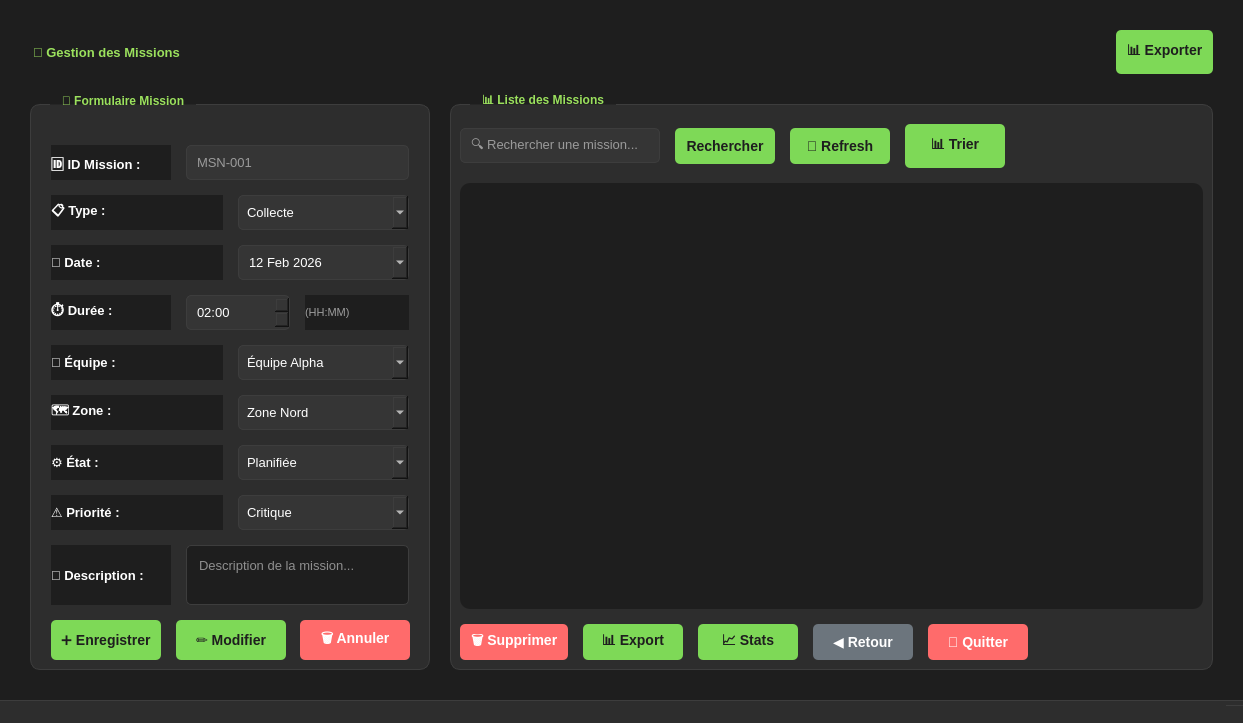
<?xml version="1.0" encoding="UTF-8"?>
<ui version="4.0">
 <class>GestionMission</class>
 <widget class="QMainWindow" name="GestionMission">
  <property name="geometry">
   <rect>
    <x>0</x>
    <y>0</y>
    <width>1243</width>
    <height>657</height>
   </rect>
  </property>
  <property name="windowTitle">
   <string>Gestion des Missions</string>
  </property>
  <property name="styleSheet">
   <string notr="true">
    /* Style principal - Fond noir */
    QMainWindow {
        background-color: #1E1E1E;
    }

    QWidget#centralwidget {
        background-color: #1E1E1E;
    }

    /* Style de la sidebar */
    #sidebar {
        background-color: #2D2D2D;
        border-right: 1px solid #3D3D3D;
    }

    #sidebar QPushButton {
        background: transparent;
        border: none;
        padding: 12px;
        text-align: left;
        font-size: 14px;
        color: #FFFFFF;
        border-radius: 5px;
        margin: 2px 8px;
    }

    #sidebar QPushButton:hover {
        background-color: #9BE15D;
        color: #1E1E1E;
    }

    #sidebar QLabel {
        color: #9BE15D;
        font-weight: bold;
        padding-left: 12px;
        padding-top: 15px;
    }

    #sidebar QLabel#labelTitleSidebar {
        color: #FFFFFF;
        font-size: 16px;
        padding: 20px 12px;
        border-bottom: 1px solid #3D3D3D;
    }

    /* Style des groupes */
    QGroupBox {
        font-weight: bold;
        border: 1px solid #3D3D3D;
        border-radius: 10px;
        margin-top: 10px;
        padding-top: 10px;
        background-color: #2D2D2D;
        color: #FFFFFF;
    }

    QGroupBox::title {
        subcontrol-origin: margin;
        left: 20px;
        padding: 0 10px 0 10px;
        color: #9BE15D;
    }

    /* Style des tableaux */
    QTableView, QTableWidget {
        background-color: #2D2D2D;
        border-radius: 10px;
        gridline-color: #3D3D3D;
        selection-background-color: #9BE15D;
        selection-color: #1E1E1E;
        alternate-background-color: #353535;
        color: #FFFFFF;
    }

    QTableView::item:hover, QTableWidget::item:hover {
        background-color: rgba(155, 225, 93, 0.3);
    }

    QTableView::item, QTableWidget::item {
        padding: 5px;
        border-bottom: 1px solid #3D3D3D;
    }

    /* Style des en-têtes de tableau */
    QHeaderView::section {
        background-color: #1E1E1E;
        color: #9BE15D;
        padding: 10px;
        font-weight: bold;
        border: none;
        border-bottom: 2px solid #9BE15D;
    }

    /* Style des boutons */
    QPushButton {
        background-color: #7ED957;
        color: #1E1E1E;
        border-radius: 5px;
        padding: 10px;
        font-size: 14px;
        font-weight: bold;
        border: none;
    }

    QPushButton:hover {
        background-color: #6AC94F;
    }

    QPushButton.btnDanger {
        background-color: #FF6B6B;
        color: white;
    }

    QPushButton.btnDanger:hover {
        background-color: #FF5252;
    }

    QPushButton#btnLogout {
        background-color: transparent;
        color: #FF6B6B;
        border: 1px solid #FF6B6B;
    }

    QPushButton#btnLogout:hover {
        background-color: #FF6B6B;
        color: white;
    }

    /* Style des labels */
    QLabel {
        color: #FFFFFF;
        font-size: 13px;
    }

    QLabel[bold="true"] {
        font-weight: bold;
        color: #9BE15D;
    }

    /* Style des champs de saisie */
    QLineEdit, QSpinBox, QDoubleSpinBox, QComboBox, QDateEdit, QTimeEdit, QTextEdit {
        border: 1px solid #3D3D3D;
        border-radius: 5px;
        padding: 8px;
        background-color: #353535;
        color: #FFFFFF;
        font-size: 13px;
    }

    QLineEdit:focus, QSpinBox:focus, QDoubleSpinBox:focus, QComboBox:focus, QDateEdit:focus, QTimeEdit:focus, QTextEdit:focus {
        border: 1px solid #9BE15D;
        background-color: #404040;
    }

    QLineEdit:hover, QSpinBox:hover, QDoubleSpinBox:hover, QComboBox:hover, QDateEdit:hover, QTimeEdit:hover, QTextEdit:hover {
        border: 1px solid #9BE15D;
    }

    /* Style des combobox dropdown */
    QComboBox QAbstractItemView {
        background-color: #2D2D2D;
        color: #FFFFFF;
        selection-background-color: #9BE15D;
        selection-color: #1E1E1E;
        border: 1px solid #3D3D3D;
    }

    /* Style de la barre de statut */
    QStatusBar {
        background-color: #2D2D2D;
        color: #9BE15D;
        border-top: 1px solid #3D3D3D;
    }

    /* Style de la barre de recherche */
    QLineEdit#rechercheMission {
        background-color: #353535;
        color: #FFFFFF;
        border: 1px solid #3D3D3D;
    }

    QLineEdit#rechercheMission:focus {
        border: 1px solid #9BE15D;
    }
   </string>
  </property>

  <widget class="QWidget" name="centralwidget">
   <layout class="QHBoxLayout" name="mainLayout">
    <property name="spacing">
     <number>0</number>
    </property>
    <property name="leftMargin">
     <number>0</number>
    </property>
    <property name="topMargin">
     <number>0</number>
    </property>
    <property name="rightMargin">
     <number>0</number>
    </property>
    <property name="bottomMargin">
     <number>0</number>
    </property>
    <item>
     <widget class="QFrame" name="contentFrame">
      <property name="styleSheet">
       <string notr="true">
        QFrame {
            background-color: #1E1E1E;
        }
       </string>
      </property>
      <layout class="QVBoxLayout" name="contentLayout">
       <property name="spacing">
        <number>20</number>
       </property>
       <property name="leftMargin">
        <number>30</number>
       </property>
       <property name="topMargin">
        <number>30</number>
       </property>
       <property name="rightMargin">
        <number>30</number>
       </property>
       <property name="bottomMargin">
        <number>30</number>
       </property>

       <!-- En-tête avec titre -->
       <item>
        <layout class="QHBoxLayout" name="headerLayout">
         <item>
          <widget class="QLabel" name="labelTitle">
           <property name="font">
            <font>
             <pointsize>-1</pointsize>
             <bold>true</bold>
            </font>
           </property>
           <property name="styleSheet">
            <string notr="true">
             color: #9BE15D;
             padding: 10px 0;
            </string>
           </property>
           <property name="text">
            <string>🎯 Gestion des Missions</string>
           </property>
          </widget>
         </item>
         <item>
          <spacer name="headerSpacer">
           <property name="orientation">
            <enum>Qt::Orientation::Horizontal</enum>
           </property>
           <property name="sizeHint" stdset="0">
            <size>
             <width>40</width>
             <height>20</height>
            </size>
           </property>
          </spacer>
         </item>
         <item>
          <widget class="QPushButton" name="btnExportHeader">
           <property name="text">
            <string>📊 Exporter</string>
           </property>
          </widget>
         </item>
        </layout>
       </item>

       <!-- Formulaire et tableau -->
       <item>
        <layout class="QHBoxLayout" name="formAndTableLayout">
         <property name="spacing">
          <number>20</number>
         </property>

         <!-- Formulaire -->
         <item>
          <widget class="QGroupBox" name="groupBox">
           <property name="minimumSize">
            <size>
             <width>400</width>
             <height>0</height>
            </size>
           </property>
           <property name="maximumSize">
            <size>
             <width>400</width>
             <height>16777215</height>
            </size>
           </property>
           <property name="title">
            <string>📝 Formulaire Mission</string>
           </property>
           <layout class="QVBoxLayout" name="formLayout">
            <property name="spacing">
             <number>15</number>
            </property>
            <property name="leftMargin">
             <number>20</number>
            </property>
            <property name="topMargin">
             <number>30</number>
            </property>
            <property name="rightMargin">
             <number>20</number>
            </property>

            <!-- ID Mission -->
            <item>
             <layout class="QHBoxLayout" name="layoutId">
              <item>
               <widget class="QLabel" name="labelId">
                <property name="minimumSize">
                 <size>
                  <width>120</width>
                  <height>30</height>
                 </size>
                </property>
                <property name="font">
                 <font>
                  <pointsize>-1</pointsize>
                  <bold>true</bold>
                 </font>
                </property>
                <property name="text">
                 <string>🆔 ID Mission :</string>
                </property>
               </widget>
              </item>
              <item>
               <widget class="QLineEdit" name="idMission">
                <property name="minimumSize">
                 <size>
                  <width>0</width>
                  <height>35</height>
                 </size>
                </property>
                <property name="placeholderText">
                 <string>MSN-001</string>
                </property>
               </widget>
              </item>
             </layout>
            </item>

            <!-- Type -->
            <item>
             <layout class="QHBoxLayout" name="layoutType">
              <item>
               <widget class="QLabel" name="label_2">
                <property name="minimumSize">
                 <size>
                  <width>120</width>
                  <height>30</height>
                 </size>
                </property>
                <property name="font">
                 <font>
                  <pointsize>-1</pointsize>
                  <bold>true</bold>
                 </font>
                </property>
                <property name="text">
                 <string>📋 Type :</string>
                </property>
               </widget>
              </item>
              <item>
               <widget class="QComboBox" name="typeMission">
                <property name="minimumSize">
                 <size>
                  <width>0</width>
                  <height>35</height>
                 </size>
                </property>
                <item>
                 <property name="text">
                  <string>Collecte</string>
                 </property>
                </item>
                <item>
                 <property name="text">
                  <string>Maintenance</string>
                 </property>
                </item>
                <item>
                 <property name="text">
                  <string>Inspection</string>
                 </property>
                </item>
                <item>
                 <property name="text">
                  <string>Installation</string>
                 </property>
                </item>
                <item>
                 <property name="text">
                  <string>Réparation</string>
                 </property>
                </item>
                <item>
                 <property name="text">
                  <string>Sensibilisation</string>
                 </property>
                </item>
               </widget>
              </item>
             </layout>
            </item>

            <!-- Date -->
            <item>
             <layout class="QHBoxLayout" name="layoutDate">
              <item>
               <widget class="QLabel" name="label_3">
                <property name="minimumSize">
                 <size>
                  <width>120</width>
                  <height>30</height>
                 </size>
                </property>
                <property name="font">
                 <font>
                  <pointsize>-1</pointsize>
                  <bold>true</bold>
                 </font>
                </property>
                <property name="text">
                 <string>📅 Date :</string>
                </property>
               </widget>
              </item>
              <item>
               <widget class="QDateEdit" name="dateMission">
                <property name="minimumSize">
                 <size>
                  <width>0</width>
                  <height>35</height>
                 </size>
                </property>
                <property name="calendarPopup">
                 <bool>true</bool>
                </property>
                <property name="date">
                 <date>
                  <year>2026</year>
                  <month>2</month>
                  <day>12</day>
                 </date>
                </property>
               </widget>
              </item>
             </layout>
            </item>

            <!-- Durée -->
            <item>
             <layout class="QHBoxLayout" name="layoutDuree">
              <item>
               <widget class="QLabel" name="label_4">
                <property name="minimumSize">
                 <size>
                  <width>120</width>
                  <height>30</height>
                 </size>
                </property>
                <property name="font">
                 <font>
                  <pointsize>-1</pointsize>
                  <bold>true</bold>
                 </font>
                </property>
                <property name="text">
                 <string>⏱️ Durée :</string>
                </property>
               </widget>
              </item>
              <item>
               <widget class="QTimeEdit" name="dureeMission">
                <property name="minimumSize">
                 <size>
                  <width>0</width>
                  <height>35</height>
                 </size>
                </property>
                <property name="displayFormat">
                 <string>HH:mm</string>
                </property>
                <property name="time">
                 <time>
                  <hour>2</hour>
                  <minute>0</minute>
                  <second>0</second>
                 </time>
                </property>
               </widget>
              </item>
              <item>
               <widget class="QLabel" name="labelDureeHint">
                <property name="text">
                 <string>(HH:MM)</string>
                </property>
                <property name="styleSheet">
                 <string notr="true">color: #9E9E9E; font-size: 11px;</string>
                </property>
               </widget>
              </item>
             </layout>
            </item>

            <!-- Équipe assignée -->
            <item>
             <layout class="QHBoxLayout" name="layoutEquipe">
              <item>
               <widget class="QLabel" name="label_5">
                <property name="minimumSize">
                 <size>
                  <width>120</width>
                  <height>30</height>
                 </size>
                </property>
                <property name="font">
                 <font>
                  <pointsize>-1</pointsize>
                  <bold>true</bold>
                 </font>
                </property>
                <property name="text">
                 <string>👥 Équipe :</string>
                </property>
               </widget>
              </item>
              <item>
               <widget class="QComboBox" name="equipeMission">
                <property name="minimumSize">
                 <size>
                  <width>0</width>
                  <height>35</height>
                 </size>
                </property>
                <item>
                 <property name="text">
                  <string>Équipe Alpha</string>
                 </property>
                </item>
                <item>
                 <property name="text">
                  <string>Équipe Beta</string>
                 </property>
                </item>
                <item>
                 <property name="text">
                  <string>Équipe Gamma</string>
                 </property>
                </item>
                <item>
                 <property name="text">
                  <string>Équipe Delta</string>
                 </property>
                </item>
                <item>
                 <property name="text">
                  <string>Non assignée</string>
                 </property>
                </item>
               </widget>
              </item>
             </layout>
            </item>

            <!-- Zone -->
            <item>
             <layout class="QHBoxLayout" name="layoutZone">
              <item>
               <widget class="QLabel" name="label_6">
                <property name="minimumSize">
                 <size>
                  <width>120</width>
                  <height>30</height>
                 </size>
                </property>
                <property name="font">
                 <font>
                  <pointsize>-1</pointsize>
                  <bold>true</bold>
                 </font>
                </property>
                <property name="text">
                 <string>🗺️ Zone :</string>
                </property>
               </widget>
              </item>
              <item>
               <widget class="QComboBox" name="zoneMission">
                <property name="minimumSize">
                 <size>
                  <width>0</width>
                  <height>35</height>
                 </size>
                </property>
                <item>
                 <property name="text">
                  <string>Zone Nord</string>
                 </property>
                </item>
                <item>
                 <property name="text">
                  <string>Zone Sud</string>
                 </property>
                </item>
                <item>
                 <property name="text">
                  <string>Zone Est</string>
                 </property>
                </item>
                <item>
                 <property name="text">
                  <string>Zone Ouest</string>
                 </property>
                </item>
                <item>
                 <property name="text">
                  <string>Centre</string>
                 </property>
                </item>
               </widget>
              </item>
             </layout>
            </item>

            <!-- État -->
            <item>
             <layout class="QHBoxLayout" name="layoutEtat">
              <item>
               <widget class="QLabel" name="label_7">
                <property name="minimumSize">
                 <size>
                  <width>120</width>
                  <height>30</height>
                 </size>
                </property>
                <property name="font">
                 <font>
                  <pointsize>-1</pointsize>
                  <bold>true</bold>
                 </font>
                </property>
                <property name="text">
                 <string>⚙️ État :</string>
                </property>
               </widget>
              </item>
              <item>
               <widget class="QComboBox" name="etatMission">
                <property name="minimumSize">
                 <size>
                  <width>0</width>
                  <height>35</height>
                 </size>
                </property>
                <item>
                 <property name="text">
                  <string>Planifiée</string>
                 </property>
                </item>
                <item>
                 <property name="text">
                  <string>En cours</string>
                 </property>
                </item>
                <item>
                 <property name="text">
                  <string>Terminée</string>
                 </property>
                </item>
                <item>
                 <property name="text">
                  <string>Annulée</string>
                 </property>
                </item>
                <item>
                 <property name="text">
                  <string>En attente</string>
                 </property>
                </item>
               </widget>
              </item>
             </layout>
            </item>

            <!-- Priorité -->
            <item>
             <layout class="QHBoxLayout" name="layoutPriorite">
              <item>
               <widget class="QLabel" name="label_8">
                <property name="minimumSize">
                 <size>
                  <width>120</width>
                  <height>30</height>
                 </size>
                </property>
                <property name="font">
                 <font>
                  <pointsize>-1</pointsize>
                  <bold>true</bold>
                 </font>
                </property>
                <property name="text">
                 <string>⚠️ Priorité :</string>
                </property>
               </widget>
              </item>
              <item>
               <widget class="QComboBox" name="prioriteMission">
                <property name="minimumSize">
                 <size>
                  <width>0</width>
                  <height>35</height>
                 </size>
                </property>
                <item>
                 <property name="text">
                  <string>Critique</string>
                 </property>
                </item>
                <item>
                 <property name="text">
                  <string>Haute</string>
                 </property>
                </item>
                <item>
                 <property name="text">
                  <string>Moyenne</string>
                 </property>
                </item>
                <item>
                 <property name="text">
                  <string>Basse</string>
                 </property>
                </item>
               </widget>
              </item>
             </layout>
            </item>

            <!-- Description -->
            <item>
             <layout class="QHBoxLayout" name="layoutDescription">
              <item>
               <widget class="QLabel" name="label_9">
                <property name="minimumSize">
                 <size>
                  <width>120</width>
                  <height>30</height>
                 </size>
                </property>
                <property name="font">
                 <font>
                  <pointsize>-1</pointsize>
                  <bold>true</bold>
                 </font>
                </property>
                <property name="text">
                 <string>📄 Description :</string>
                </property>
               </widget>
              </item>
              <item>
               <widget class="QTextEdit" name="descriptionMission">
                <property name="minimumSize">
                 <size>
                  <width>0</width>
                  <height>60</height>
                 </size>
                </property>
                <property name="maximumSize">
                 <size>
                  <width>16777215</width>
                  <height>60</height>
                 </size>
                </property>
                <property name="placeholderText">
                 <string>Description de la mission...</string>
                </property>
               </widget>
              </item>
             </layout>
            </item>

            <!-- Espaceur -->
            <item>
             <spacer name="formSpacer">
              <property name="orientation">
               <enum>Qt::Orientation::Vertical</enum>
              </property>
              <property name="sizeHint" stdset="0">
               <size>
                <width>20</width>
                <height>20</height>
               </size>
              </property>
             </spacer>
            </item>

            <!-- Boutons CRUD -->
            <item>
             <layout class="QHBoxLayout" name="buttonsFormLayout">
              <item>
               <widget class="QPushButton" name="btnEnregistrer">
                <property name="minimumSize">
                 <size>
                  <width>110</width>
                  <height>40</height>
                 </size>
                </property>
                <property name="text">
                 <string>➕ Enregistrer</string>
                </property>
               </widget>
              </item>
              <item>
               <widget class="QPushButton" name="btnModifier">
                <property name="minimumSize">
                 <size>
                  <width>110</width>
                  <height>40</height>
                 </size>
                </property>
                <property name="text">
                 <string>✏️ Modifier</string>
                </property>
               </widget>
              </item>
              <item>
               <widget class="QPushButton" name="btnAnnuler">
                <property name="minimumSize">
                 <size>
                  <width>110</width>
                  <height>40</height>
                 </size>
                </property>
                <property name="styleSheet">
                 <string notr="true">background-color: #FF6B6B; color: white;</string>
                </property>
                <property name="text">
                 <string>🗑️ Annuler</string>
                </property>
               </widget>
              </item>
             </layout>
            </item>
           </layout>
          </widget>
         </item>

         <!-- Tableau -->
         <item>
          <widget class="QGroupBox" name="groupBox_2">
           <property name="title">
            <string>📊 Liste des Missions</string>
           </property>
           <layout class="QVBoxLayout" name="tableLayout">
            <property name="spacing">
             <number>15</number>
            </property>

            <!-- Barre d'outils -->
            <item>
             <layout class="QHBoxLayout" name="toolbarLayout">
              <item>
               <widget class="QLineEdit" name="rechercheMission">
                <property name="minimumSize">
                 <size>
                  <width>200</width>
                  <height>35</height>
                 </size>
                </property>
                <property name="placeholderText">
                 <string>🔍 Rechercher une mission...</string>
                </property>
               </widget>
              </item>
              <item>
               <widget class="QPushButton" name="btnRechercher">
                <property name="minimumSize">
                 <size>
                  <width>100</width>
                  <height>35</height>
                 </size>
                </property>
                <property name="text">
                 <string>Rechercher</string>
                </property>
               </widget>
              </item>
              <item>
               <widget class="QPushButton" name="btnRefresh">
                <property name="minimumSize">
                 <size>
                  <width>100</width>
                  <height>35</height>
                 </size>
                </property>
                <property name="text">
                 <string>🔄 Refresh</string>
                </property>
               </widget>
              </item>
              <item>
               <widget class="QPushButton" name="btnTrier">
                <property name="minimumSize">
                 <size>
                  <width>100</width>
                  <height>35</height>
                 </size>
                </property>
                <property name="text">
                 <string>📊 Trier</string>
                </property>
               </widget>
              </item>
              <item>
               <spacer name="toolbarSpacer">
                <property name="orientation">
                 <enum>Qt::Orientation::Horizontal</enum>
                </property>
                <property name="sizeHint" stdset="0">
                 <size>
                  <width>40</width>
                  <height>20</height>
                 </size>
                </property>
               </spacer>
              </item>
             </layout>
            </item>

            <!-- TableView -->
            <item>
             <widget class="QTableView" name="tableViewMission">
              <property name="minimumSize">
               <size>
                <width>0</width>
                <height>300</height>
               </size>
              </property>
              <property name="alternatingRowColors">
               <bool>true</bool>
              </property>
              <property name="selectionBehavior">
               <enum>QAbstractItemView::SelectionBehavior::SelectRows</enum>
              </property>
             </widget>
            </item>

            <!-- Boutons d'action -->
            <item>
             <layout class="QHBoxLayout" name="actionButtonsLayout">
              <item>
               <widget class="QPushButton" name="btnSupprimer">
                <property name="minimumSize">
                 <size>
                  <width>100</width>
                  <height>35</height>
                 </size>
                </property>
                <property name="styleSheet">
                 <string notr="true">background-color: #FF6B6B; color: white;</string>
                </property>
                <property name="text">
                 <string>🗑️ Supprimer</string>
                </property>
               </widget>
              </item>
              <item>
               <widget class="QPushButton" name="btnExportTable">
                <property name="minimumSize">
                 <size>
                  <width>100</width>
                  <height>35</height>
                 </size>
                </property>
                <property name="text">
                 <string>📊 Export</string>
                </property>
               </widget>
              </item>
              <item>
               <widget class="QPushButton" name="btnStatistiques">
                <property name="minimumSize">
                 <size>
                  <width>100</width>
                  <height>35</height>
                 </size>
                </property>
                <property name="text">
                 <string>📈 Stats</string>
                </property>
               </widget>
              </item>
              <item>
               <widget class="QPushButton" name="btnRetour">
                <property name="minimumSize">
                 <size>
                  <width>100</width>
                  <height>35</height>
                 </size>
                </property>
                <property name="styleSheet">
                 <string notr="true">background-color: #6C757D; color: white;</string>
                </property>
                <property name="text">
                 <string>◀ Retour</string>
                </property>
               </widget>
              </item>
              <item>
               <widget class="QPushButton" name="btnQuitter">
                <property name="minimumSize">
                 <size>
                  <width>100</width>
                  <height>35</height>
                 </size>
                </property>
                <property name="styleSheet">
                 <string notr="true">background-color: #FF6B6B; color: white;</string>
                </property>
                <property name="text">
                 <string>🚪 Quitter</string>
                </property>
               </widget>
              </item>
              <item>
               <spacer name="actionSpacer">
                <property name="orientation">
                 <enum>Qt::Orientation::Horizontal</enum>
                </property>
                <property name="sizeHint" stdset="0">
                 <size>
                  <width>40</width>
                  <height>20</height>
                 </size>
                </property>
               </spacer>
              </item>
             </layout>
            </item>
           </layout>
          </widget>
         </item>
        </layout>
       </item>
      </layout>
     </widget>
    </item>
   </layout>
  </widget>

  <widget class="QMenuBar" name="menubar">
   <property name="geometry">
    <rect>
     <x>0</x>
     <y>0</y>
     <width>1243</width>
     <height>25</height>
    </rect>
   </property>
   <property name="styleSheet">
    <string notr="true">
     background-color: #2D2D2D;
     color: #FFFFFF;
    </string>
   </property>
  </widget>

  <widget class="QStatusBar" name="statusbar">
   <property name="styleSheet">
    <string notr="true">
     background-color: #2D2D2D;
     color: #9BE15D;
     border-top: 1px solid #3D3D3D;
     font-weight: bold;
    </string>
   </property>
  </widget>
 </widget>
 <resources/>
 <connections/>
</ui>
